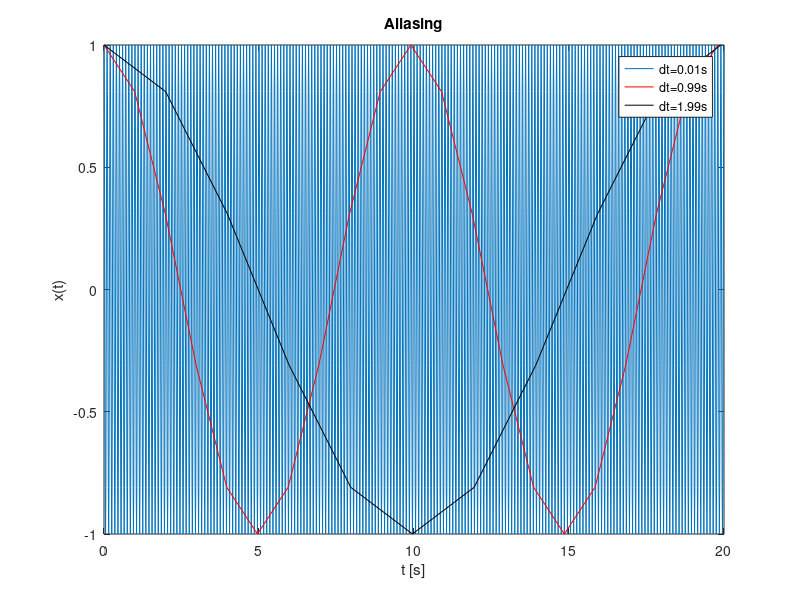

The MATLAB source for this figure:
% assignment 2 of Problem 1

dt=0.01; %Sampling interval 0.01 s 
t=0:dt:1000*dt;
f=10;
xs=cos(2*pi*f*t);

dt1=0.01; %Sampling interval 0.01 s 
t1=0:dt1:2000*dt;
f=10;
xs1=cos(2*pi*f*t1);

dt2=99*dt; %Sampling interval 0.99 s 
t2=0:dt2:2000*dt;
xs2=cos(2*pi*f*t2);

dt3=199*dt; %Sampling interval 1.99 s 
t3=0:dt3:2000*dt;
xs3=cos(2*pi*f*t3);

close all
plot(t1,xs1);
hold on
plot(t2,xs2,'r');
plot(t3,xs3,'k');

legend('dt=0.01s','dt=0.99s', 'dt=1.99s')
xlabel('t [s]')
ylabel('x(t)')
title('Aliasing')
set(gcf,'Color','w')